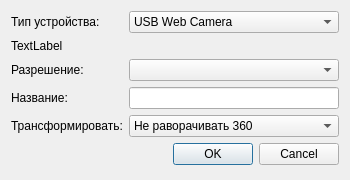
<?xml version="1.0" encoding="UTF-8"?>
<ui version="4.0">
 <class>CAddDevice</class>
 <widget class="QDialog" name="CAddDevice">
  <property name="geometry">
   <rect>
    <x>0</x>
    <y>0</y>
    <width>350</width>
    <height>180</height>
   </rect>
  </property>
  <property name="windowTitle">
   <string>Добавление устройства</string>
  </property>
  <layout class="QFormLayout" name="formLayout">
   <item row="0" column="0">
    <widget class="QLabel" name="DeviceType_Label">
     <property name="text">
      <string>Тип устройства:</string>
     </property>
    </widget>
   </item>
   <item row="1" column="0">
    <widget class="QLabel" name="SelectDevice_Label">
     <property name="text">
      <string>TextLabel</string>
     </property>
    </widget>
   </item>
   <item row="1" column="1">
    <layout class="QVBoxLayout" name="SelectDevice_Layout"/>
   </item>
   <item row="2" column="0">
    <widget class="QLabel" name="Resolution_Label">
     <property name="text">
      <string>Разрешение:</string>
     </property>
    </widget>
   </item>
   <item row="5" column="1">
    <widget class="QDialogButtonBox" name="buttonBox">
     <property name="orientation">
      <enum>Qt::Horizontal</enum>
     </property>
     <property name="standardButtons">
      <set>QDialogButtonBox::Cancel|QDialogButtonBox::Ok</set>
     </property>
    </widget>
   </item>
   <item row="0" column="1">
    <widget class="QComboBox" name="DevType_ComboBox">
     <item>
      <property name="text">
       <string>USB Web Camera</string>
      </property>
     </item>
     <item>
      <property name="text">
       <string>IP Camera</string>
      </property>
     </item>
    </widget>
   </item>
   <item row="2" column="1">
    <widget class="QComboBox" name="Resolution_ComboBox"/>
   </item>
   <item row="4" column="1">
    <widget class="QComboBox" name="Transform_ComboBox">
     <item>
      <property name="text">
       <string>Не раворачивать 360</string>
      </property>
     </item>
     <item>
      <property name="text">
       <string>Развернуть на 180</string>
      </property>
     </item>
    </widget>
   </item>
   <item row="4" column="0">
    <widget class="QLabel" name="Transform_Label">
     <property name="text">
      <string>Трансформировать:</string>
     </property>
    </widget>
   </item>
   <item row="3" column="1">
    <widget class="QLineEdit" name="Caption_Edit"/>
   </item>
   <item row="3" column="0">
    <widget class="QLabel" name="Caption_Label">
     <property name="text">
      <string>Название:</string>
     </property>
    </widget>
   </item>
  </layout>
 </widget>
 <resources/>
 <connections>
  <connection>
   <sender>buttonBox</sender>
   <signal>accepted()</signal>
   <receiver>AddDevice</receiver>
   <slot>accept()</slot>
   <hints>
    <hint type="sourcelabel">
     <x>174</x>
     <y>189</y>
    </hint>
    <hint type="destinationlabel">
     <x>157</x>
     <y>208</y>
    </hint>
   </hints>
  </connection>
  <connection>
   <sender>buttonBox</sender>
   <signal>rejected()</signal>
   <receiver>AddDevice</receiver>
   <slot>reject()</slot>
   <hints>
    <hint type="sourcelabel">
     <x>174</x>
     <y>195</y>
    </hint>
    <hint type="destinationlabel">
     <x>286</x>
     <y>208</y>
    </hint>
   </hints>
  </connection>
 </connections>
</ui>
